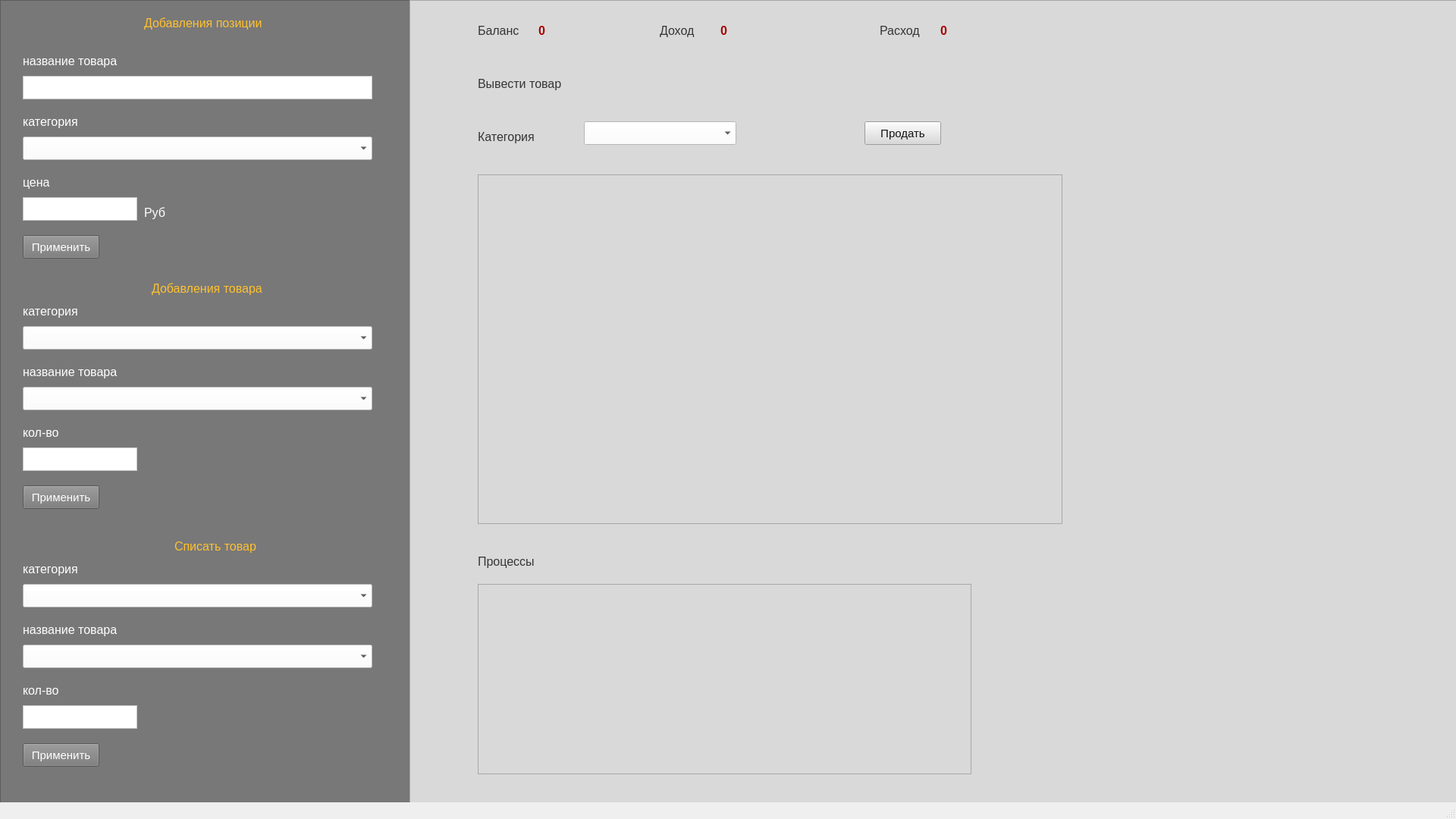
<?xml version="1.0" encoding="UTF-8"?>
<ui version="4.0">
 <class>MainWindow</class>
 <widget class="QMainWindow" name="MainWindow">
  <property name="geometry">
   <rect>
    <x>0</x>
    <y>0</y>
    <width>1920</width>
    <height>1080</height>
   </rect>
  </property>
  <property name="windowTitle">
   <string>MainWindow</string>
  </property>
  <widget class="QWidget" name="centralwidget">
   <widget class="QFrame" name="frame">
    <property name="geometry">
     <rect>
      <x>0</x>
      <y>0</y>
      <width>541</width>
      <height>1431</height>
     </rect>
    </property>
    <property name="autoFillBackground">
     <bool>false</bool>
    </property>
    <property name="styleSheet">
     <string notr="true">background-color: rgb(120, 120, 120);</string>
    </property>
    <property name="frameShape">
     <enum>QFrame::StyledPanel</enum>
    </property>
    <property name="frameShadow">
     <enum>QFrame::Raised</enum>
    </property>
    <widget class="QTextEdit" name="addPosition_name">
     <property name="geometry">
      <rect>
       <x>30</x>
       <y>100</y>
       <width>461</width>
       <height>31</height>
      </rect>
     </property>
     <property name="font">
      <font>
       <pointsize>12</pointsize>
      </font>
     </property>
     <property name="styleSheet">
      <string notr="true">background-color: rgb(255, 255, 255);</string>
     </property>
    </widget>
    <widget class="QLabel" name="label">
     <property name="geometry">
      <rect>
       <x>30</x>
       <y>70</y>
       <width>191</width>
       <height>21</height>
      </rect>
     </property>
     <property name="font">
      <font>
       <pointsize>12</pointsize>
      </font>
     </property>
     <property name="styleSheet">
      <string notr="true">color: rgb(255, 255, 255);</string>
     </property>
     <property name="text">
      <string>название товара</string>
     </property>
    </widget>
    <widget class="QLabel" name="label_2">
     <property name="geometry">
      <rect>
       <x>30</x>
       <y>150</y>
       <width>191</width>
       <height>21</height>
      </rect>
     </property>
     <property name="font">
      <font>
       <pointsize>12</pointsize>
      </font>
     </property>
     <property name="styleSheet">
      <string notr="true">color: rgb(255, 255, 255);</string>
     </property>
     <property name="text">
      <string>категория</string>
     </property>
    </widget>
    <widget class="QComboBox" name="addPosition_category">
     <property name="geometry">
      <rect>
       <x>30</x>
       <y>180</y>
       <width>461</width>
       <height>31</height>
      </rect>
     </property>
     <property name="styleSheet">
      <string notr="true">background-color: rgb(255, 255, 255);</string>
     </property>
    </widget>
    <widget class="QLabel" name="label_3">
     <property name="geometry">
      <rect>
       <x>30</x>
       <y>230</y>
       <width>191</width>
       <height>21</height>
      </rect>
     </property>
     <property name="font">
      <font>
       <pointsize>12</pointsize>
      </font>
     </property>
     <property name="styleSheet">
      <string notr="true">color: rgb(255, 255, 255);</string>
     </property>
     <property name="text">
      <string>цена</string>
     </property>
    </widget>
    <widget class="QTextEdit" name="addPosition_price">
     <property name="geometry">
      <rect>
       <x>30</x>
       <y>260</y>
       <width>151</width>
       <height>31</height>
      </rect>
     </property>
     <property name="font">
      <font>
       <pointsize>12</pointsize>
      </font>
     </property>
     <property name="styleSheet">
      <string notr="true">background-color: rgb(255, 255, 255);</string>
     </property>
    </widget>
    <widget class="QLabel" name="label_4">
     <property name="geometry">
      <rect>
       <x>190</x>
       <y>270</y>
       <width>31</width>
       <height>21</height>
      </rect>
     </property>
     <property name="font">
      <font>
       <pointsize>12</pointsize>
      </font>
     </property>
     <property name="styleSheet">
      <string notr="true">color: rgb(255, 255, 255);</string>
     </property>
     <property name="text">
      <string>Руб</string>
     </property>
    </widget>
    <widget class="QPushButton" name="addPosition_btn">
     <property name="geometry">
      <rect>
       <x>30</x>
       <y>310</y>
       <width>101</width>
       <height>31</height>
      </rect>
     </property>
     <property name="font">
      <font>
       <pointsize>11</pointsize>
      </font>
     </property>
     <property name="styleSheet">
      <string notr="true">color: rgb(255, 255, 255);</string>
     </property>
     <property name="text">
      <string>Применить</string>
     </property>
    </widget>
    <widget class="QComboBox" name="addProduct_category">
     <property name="geometry">
      <rect>
       <x>30</x>
       <y>430</y>
       <width>461</width>
       <height>31</height>
      </rect>
     </property>
     <property name="styleSheet">
      <string notr="true">background-color: rgb(255, 255, 255);</string>
     </property>
    </widget>
    <widget class="QComboBox" name="addProduct_name">
     <property name="geometry">
      <rect>
       <x>30</x>
       <y>510</y>
       <width>461</width>
       <height>31</height>
      </rect>
     </property>
     <property name="styleSheet">
      <string notr="true">background-color: rgb(255, 255, 255);</string>
     </property>
    </widget>
    <widget class="QTextEdit" name="addProduct_count">
     <property name="geometry">
      <rect>
       <x>30</x>
       <y>590</y>
       <width>151</width>
       <height>31</height>
      </rect>
     </property>
     <property name="font">
      <font>
       <pointsize>12</pointsize>
      </font>
     </property>
     <property name="styleSheet">
      <string notr="true">background-color: rgb(255, 255, 255);</string>
     </property>
    </widget>
    <widget class="QLabel" name="label_5">
     <property name="geometry">
      <rect>
       <x>30</x>
       <y>480</y>
       <width>191</width>
       <height>21</height>
      </rect>
     </property>
     <property name="font">
      <font>
       <pointsize>12</pointsize>
      </font>
     </property>
     <property name="styleSheet">
      <string notr="true">color: rgb(255, 255, 255);</string>
     </property>
     <property name="text">
      <string>название товара</string>
     </property>
    </widget>
    <widget class="QLabel" name="label_6">
     <property name="geometry">
      <rect>
       <x>30</x>
       <y>400</y>
       <width>191</width>
       <height>21</height>
      </rect>
     </property>
     <property name="font">
      <font>
       <pointsize>12</pointsize>
      </font>
     </property>
     <property name="styleSheet">
      <string notr="true">color: rgb(255, 255, 255);</string>
     </property>
     <property name="text">
      <string>категория</string>
     </property>
    </widget>
    <widget class="QLabel" name="label_7">
     <property name="geometry">
      <rect>
       <x>30</x>
       <y>560</y>
       <width>191</width>
       <height>21</height>
      </rect>
     </property>
     <property name="font">
      <font>
       <pointsize>12</pointsize>
      </font>
     </property>
     <property name="styleSheet">
      <string notr="true">color: rgb(255, 255, 255);</string>
     </property>
     <property name="text">
      <string>кол-во</string>
     </property>
    </widget>
    <widget class="QPushButton" name="addProduct_btn">
     <property name="geometry">
      <rect>
       <x>30</x>
       <y>640</y>
       <width>101</width>
       <height>31</height>
      </rect>
     </property>
     <property name="font">
      <font>
       <pointsize>11</pointsize>
      </font>
     </property>
     <property name="styleSheet">
      <string notr="true">color: rgb(255, 255, 255);</string>
     </property>
     <property name="text">
      <string>Применить</string>
     </property>
    </widget>
    <widget class="QLabel" name="label_8">
     <property name="geometry">
      <rect>
       <x>190</x>
       <y>20</y>
       <width>231</width>
       <height>21</height>
      </rect>
     </property>
     <property name="font">
      <font>
       <pointsize>12</pointsize>
      </font>
     </property>
     <property name="styleSheet">
      <string notr="true">color: rgb(255, 193, 47);</string>
     </property>
     <property name="text">
      <string>Добавления позиции</string>
     </property>
    </widget>
    <widget class="QLabel" name="label_9">
     <property name="geometry">
      <rect>
       <x>200</x>
       <y>370</y>
       <width>231</width>
       <height>21</height>
      </rect>
     </property>
     <property name="font">
      <font>
       <pointsize>12</pointsize>
      </font>
     </property>
     <property name="styleSheet">
      <string notr="true">color: rgb(255, 193, 47);</string>
     </property>
     <property name="text">
      <string>Добавления товара</string>
     </property>
    </widget>
    <widget class="QLabel" name="label_10">
     <property name="geometry">
      <rect>
       <x>230</x>
       <y>710</y>
       <width>231</width>
       <height>21</height>
      </rect>
     </property>
     <property name="font">
      <font>
       <pointsize>12</pointsize>
      </font>
     </property>
     <property name="styleSheet">
      <string notr="true">color: rgb(255, 193, 47);</string>
     </property>
     <property name="text">
      <string>Списать товар</string>
     </property>
    </widget>
    <widget class="QLabel" name="label_11">
     <property name="geometry">
      <rect>
       <x>30</x>
       <y>820</y>
       <width>191</width>
       <height>21</height>
      </rect>
     </property>
     <property name="font">
      <font>
       <pointsize>12</pointsize>
      </font>
     </property>
     <property name="styleSheet">
      <string notr="true">color: rgb(255, 255, 255);</string>
     </property>
     <property name="text">
      <string>название товара</string>
     </property>
    </widget>
    <widget class="QLabel" name="label_12">
     <property name="geometry">
      <rect>
       <x>30</x>
       <y>900</y>
       <width>191</width>
       <height>21</height>
      </rect>
     </property>
     <property name="font">
      <font>
       <pointsize>12</pointsize>
      </font>
     </property>
     <property name="styleSheet">
      <string notr="true">color: rgb(255, 255, 255);</string>
     </property>
     <property name="text">
      <string>кол-во</string>
     </property>
    </widget>
    <widget class="QComboBox" name="removeProduct_name">
     <property name="geometry">
      <rect>
       <x>30</x>
       <y>850</y>
       <width>461</width>
       <height>31</height>
      </rect>
     </property>
     <property name="styleSheet">
      <string notr="true">background-color: rgb(255, 255, 255);</string>
     </property>
    </widget>
    <widget class="QComboBox" name="removeProduct_category">
     <property name="geometry">
      <rect>
       <x>30</x>
       <y>770</y>
       <width>461</width>
       <height>31</height>
      </rect>
     </property>
     <property name="styleSheet">
      <string notr="true">background-color: rgb(255, 255, 255);</string>
     </property>
    </widget>
    <widget class="QTextEdit" name="removeProduct_count">
     <property name="geometry">
      <rect>
       <x>30</x>
       <y>930</y>
       <width>151</width>
       <height>31</height>
      </rect>
     </property>
     <property name="font">
      <font>
       <pointsize>12</pointsize>
      </font>
     </property>
     <property name="styleSheet">
      <string notr="true">background-color: rgb(255, 255, 255);</string>
     </property>
    </widget>
    <widget class="QPushButton" name="removeProduct_btn">
     <property name="geometry">
      <rect>
       <x>30</x>
       <y>980</y>
       <width>101</width>
       <height>31</height>
      </rect>
     </property>
     <property name="font">
      <font>
       <pointsize>11</pointsize>
      </font>
     </property>
     <property name="styleSheet">
      <string notr="true">color: rgb(255, 255, 255);</string>
     </property>
     <property name="text">
      <string>Применить</string>
     </property>
    </widget>
    <widget class="QLabel" name="label_13">
     <property name="geometry">
      <rect>
       <x>30</x>
       <y>740</y>
       <width>191</width>
       <height>21</height>
      </rect>
     </property>
     <property name="font">
      <font>
       <pointsize>12</pointsize>
      </font>
     </property>
     <property name="styleSheet">
      <string notr="true">color: rgb(255, 255, 255);</string>
     </property>
     <property name="text">
      <string>категория</string>
     </property>
    </widget>
   </widget>
   <widget class="QFrame" name="saleBtn">
    <property name="geometry">
     <rect>
      <x>540</x>
      <y>0</y>
      <width>1761</width>
      <height>1441</height>
     </rect>
    </property>
    <property name="autoFillBackground">
     <bool>false</bool>
    </property>
    <property name="styleSheet">
     <string notr="true">background-color: rgb(217, 217, 217);</string>
    </property>
    <property name="frameShape">
     <enum>QFrame::StyledPanel</enum>
    </property>
    <property name="frameShadow">
     <enum>QFrame::Raised</enum>
    </property>
    <widget class="QLabel" name="label_14">
     <property name="geometry">
      <rect>
       <x>90</x>
       <y>30</y>
       <width>71</width>
       <height>21</height>
      </rect>
     </property>
     <property name="font">
      <font>
       <pointsize>12</pointsize>
      </font>
     </property>
     <property name="styleSheet">
      <string notr="true">color: rgb(53, 53, 53);</string>
     </property>
     <property name="text">
      <string>Баланс</string>
     </property>
    </widget>
    <widget class="QLabel" name="balance_field">
     <property name="geometry">
      <rect>
       <x>170</x>
       <y>30</y>
       <width>71</width>
       <height>21</height>
      </rect>
     </property>
     <property name="font">
      <font>
       <pointsize>12</pointsize>
       <weight>75</weight>
       <bold>true</bold>
      </font>
     </property>
     <property name="styleSheet">
      <string notr="true">color: rgb(170, 0, 0);</string>
     </property>
     <property name="text">
      <string>0</string>
     </property>
    </widget>
    <widget class="QLabel" name="label_16">
     <property name="geometry">
      <rect>
       <x>330</x>
       <y>30</y>
       <width>71</width>
       <height>21</height>
      </rect>
     </property>
     <property name="font">
      <font>
       <pointsize>12</pointsize>
      </font>
     </property>
     <property name="styleSheet">
      <string notr="true">color: rgb(53, 53, 53);</string>
     </property>
     <property name="text">
      <string>Доход</string>
     </property>
    </widget>
    <widget class="QLabel" name="income_field">
     <property name="geometry">
      <rect>
       <x>410</x>
       <y>30</y>
       <width>71</width>
       <height>21</height>
      </rect>
     </property>
     <property name="font">
      <font>
       <pointsize>12</pointsize>
       <weight>75</weight>
       <bold>true</bold>
      </font>
     </property>
     <property name="styleSheet">
      <string notr="true">color: rgb(170, 0, 0);</string>
     </property>
     <property name="text">
      <string>0</string>
     </property>
    </widget>
    <widget class="QLabel" name="label_18">
     <property name="geometry">
      <rect>
       <x>620</x>
       <y>30</y>
       <width>71</width>
       <height>21</height>
      </rect>
     </property>
     <property name="font">
      <font>
       <pointsize>12</pointsize>
      </font>
     </property>
     <property name="styleSheet">
      <string notr="true">color: rgb(53, 53, 53);</string>
     </property>
     <property name="text">
      <string>Расход</string>
     </property>
    </widget>
    <widget class="QLabel" name="outcome_field">
     <property name="geometry">
      <rect>
       <x>700</x>
       <y>30</y>
       <width>71</width>
       <height>21</height>
      </rect>
     </property>
     <property name="font">
      <font>
       <pointsize>12</pointsize>
       <weight>75</weight>
       <bold>true</bold>
      </font>
     </property>
     <property name="styleSheet">
      <string notr="true">color: rgb(170, 0, 0);</string>
     </property>
     <property name="text">
      <string>0</string>
     </property>
    </widget>
    <widget class="QLabel" name="label_20">
     <property name="geometry">
      <rect>
       <x>90</x>
       <y>100</y>
       <width>131</width>
       <height>21</height>
      </rect>
     </property>
     <property name="font">
      <font>
       <pointsize>12</pointsize>
      </font>
     </property>
     <property name="styleSheet">
      <string notr="true">color: rgb(53, 53, 53);</string>
     </property>
     <property name="text">
      <string>Вывести товар</string>
     </property>
    </widget>
    <widget class="QLabel" name="label_21">
     <property name="geometry">
      <rect>
       <x>90</x>
       <y>730</y>
       <width>131</width>
       <height>21</height>
      </rect>
     </property>
     <property name="font">
      <font>
       <pointsize>12</pointsize>
      </font>
     </property>
     <property name="styleSheet">
      <string notr="true">color: rgb(53, 53, 53);</string>
     </property>
     <property name="text">
      <string>Процессы</string>
     </property>
    </widget>
    <widget class="QComboBox" name="filter_category">
     <property name="geometry">
      <rect>
       <x>230</x>
       <y>160</y>
       <width>201</width>
       <height>31</height>
      </rect>
     </property>
     <property name="styleSheet">
      <string notr="true">background-color: rgb(255, 255, 255);</string>
     </property>
    </widget>
    <widget class="QLabel" name="label_22">
     <property name="geometry">
      <rect>
       <x>90</x>
       <y>170</y>
       <width>91</width>
       <height>21</height>
      </rect>
     </property>
     <property name="font">
      <font>
       <pointsize>12</pointsize>
      </font>
     </property>
     <property name="styleSheet">
      <string notr="true">color: rgb(53, 53, 53);</string>
     </property>
     <property name="text">
      <string>Категория</string>
     </property>
    </widget>
    <widget class="QTableWidget" name="table">
     <property name="geometry">
      <rect>
       <x>90</x>
       <y>230</y>
       <width>771</width>
       <height>461</height>
      </rect>
     </property>
    </widget>
    <widget class="QPushButton" name="addPosition_btn_2">
     <property name="geometry">
      <rect>
       <x>600</x>
       <y>160</y>
       <width>101</width>
       <height>31</height>
      </rect>
     </property>
     <property name="font">
      <font>
       <pointsize>11</pointsize>
      </font>
     </property>
     <property name="styleSheet">
      <string notr="true">color: rgb(18, 18, 18);</string>
     </property>
     <property name="text">
      <string>Продать</string>
     </property>
    </widget>
    <widget class="QListWidget" name="listWidget">
     <property name="geometry">
      <rect>
       <x>90</x>
       <y>770</y>
       <width>651</width>
       <height>251</height>
      </rect>
     </property>
    </widget>
   </widget>
  </widget>
  <widget class="QMenuBar" name="menubar">
   <property name="geometry">
    <rect>
     <x>0</x>
     <y>0</y>
     <width>1920</width>
     <height>21</height>
    </rect>
   </property>
  </widget>
  <widget class="QStatusBar" name="statusbar"/>
 </widget>
 <resources/>
 <connections/>
</ui>
